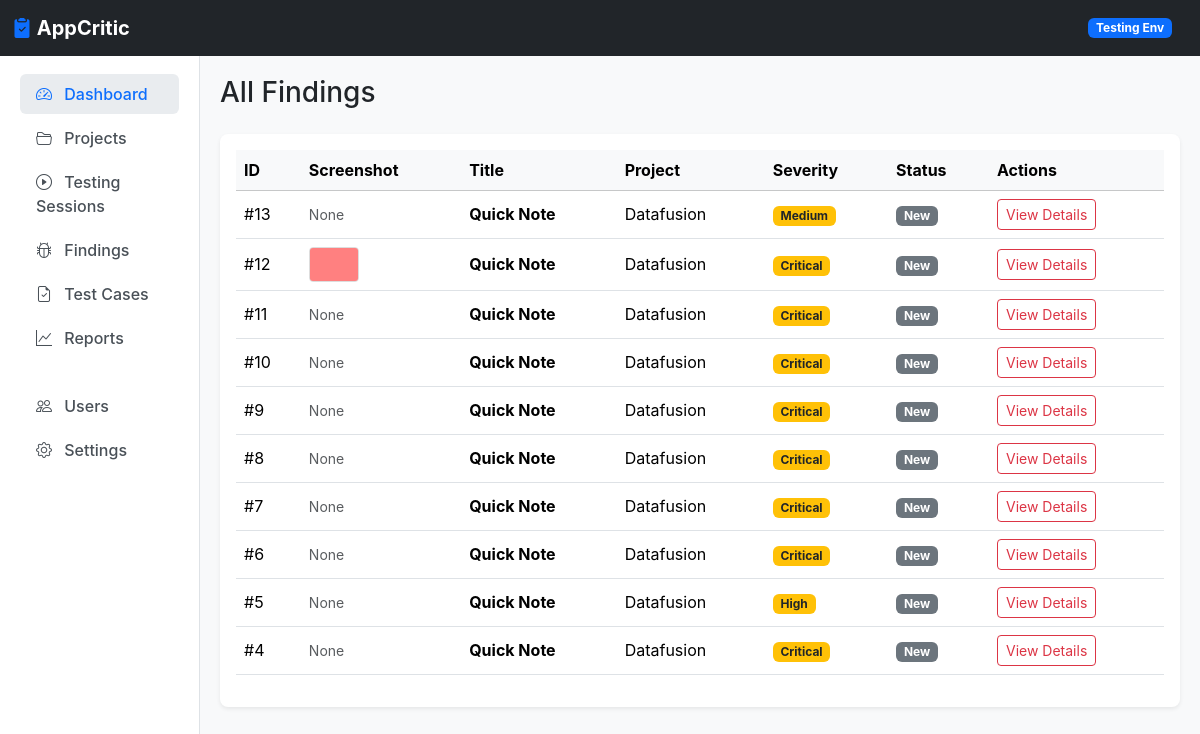
Screenshot of /finding/ with the database file from the repository.
### findings/models.py (models this page shows, shortened)
class Finding(models.Model):
    CATEGORY_CHOICES = [
        ('BUG', 'Bug'),
        ('USABILITY', 'Usability'),
        ('UI_UX', 'UI/UX'),
        ('DATA_QUALITY', 'Data Quality'),
        ('PERFORMANCE', 'Performance'),
        ('ACCESSIBILITY', 'Accessibility'),
        ('SECURITY', 'Security'),
        ('FUNCTIONAL', 'Functional'),
        ('REQUIREMENT', 'Requirement'),
        ('IMPROVEMENT', 'Improvement'),
        ('OTHER', 'Other'),
    ]
    STATUS_CHOICES = [
        ('NEW', 'New'),
        ('TRIAGED', 'Triaged'),
        ('ASSIGNED', 'Assigned'),
        ('IN_PROGRESS', 'In Progress'),
        ('FIXED', 'Fixed'),
        ('READY_FOR_RETEST', 'Ready for Retest'),
        ('RETESTING', 'Retesting'),
        ('VERIFIED', 'Verified'),
        ('REOPENED', 'Reopened'),
        ('CLOSED', 'Closed'),
        ('WONT_FIX', 'Won\'t Fix'),
        ('DUPLICATE', 'Duplicate'),
    ]
    SEVERITY_CHOICES = [
        ('CRITICAL', 'Critical'),
        ('HIGH', 'High'),
        ('MEDIUM', 'Medium'),
        ('LOW', 'Low'),
        ('INFORMATIONAL', 'Informational'),
    ]
    project = models.ForeignKey('projects.Project', on_delete=models.CASCADE, related_name='findings')
    testing_session = models.ForeignKey('testing.TestingSession', on_delete=models.SET_NULL, null=True, blank=True, related_name='findings')
    module = models.ForeignKey('testing.Module', on_delete=models.SET_NULL, null=True, blank=True, related_name='findings')
    reporter = models.ForeignKey(settings.AUTH_USER_MODEL, on_delete=models.SET_NULL, null=True, related_name='reported_findings')
    assigned_to = models.ForeignKey(settings.AUTH_USER_MODEL, on_delete=models.SET_NULL, null=True, blank=True, related_name='assigned_findings')
    title = models.CharField(max_length=255, blank=True)
    description = models.TextField()
    category = models.CharField(max_length=50, choices=CATEGORY_CHOICES, default='BUG')
    severity = models.CharField(max_length=50, choices=SEVERITY_CHOICES, default='MEDIUM')
    priority = models.CharField(max_length=50, blank=True)
    status = models.CharField(max_length=50, choices=STATUS_CHOICES, default='NEW')
    expected_behavior = models.TextField(blank=True)
    actual_behavior = models.TextField(blank=True)
    recommendation = models.TextField(blank=True)
    page_url = models.URLField(max_length=2000, blank=True)
    page_title = models.CharField(max_length=500, blank=True)
    element_identifier = models.CharField(max_length=255, blank=True)
    element_text = models.TextField(blank=True)
    element_tag = models.CharField(max_length=50, blank=True)
    element_selector = models.TextField(blank=True)
    x_position = models.IntegerField(null=True, blank=True)
    y_position = models.IntegerField(null=True, blank=True)
    viewport_width = models.IntegerField(null=True, blank=True)
    viewport_height = models.IntegerField(null=True, blank=True)
    browser = models.CharField(max_length=100, blank=True)
    operating_system = models.CharField(max_length=100, blank=True)
    created_at = models.DateTimeField(auto_now_add=True)
    updated_at = models.DateTimeField(auto_now=True)
    resolved_at = models.DateTimeField(null=True, blank=True)
    verified_at = models.DateTimeField(null=True, blank=True)

### projects/models.py (models this page shows, shortened)
class Project(models.Model):
    ENVIRONMENT_CHOICES = [
        ('Development', 'Development'),
        ('Testing', 'Testing'),
        ('Staging', 'Staging'),
        ('Production', 'Production'),
    ]
    organization = models.ForeignKey('organizations.Organization', on_delete=models.CASCADE, related_name='projects')
    name = models.CharField(max_length=255)
    description = models.TextField(blank=True)
    target_url = models.URLField()
    environment = models.CharField(max_length=50, choices=ENVIRONMENT_CHOICES, default='Testing')
    status = models.CharField(max_length=50, default='Active')
    created_by = models.ForeignKey(settings.AUTH_USER_MODEL, on_delete=models.SET_NULL, null=True, related_name='created_projects')
    created_at = models.DateTimeField(auto_now_add=True)
    updated_at = models.DateTimeField(auto_now=True)

### evidence/models.py (models this page shows, shortened)
class Evidence(models.Model):
    EVIDENCE_TYPE_CHOICES = [
        ('SCREENSHOT', 'Screenshot'),
        ('VIDEO', 'Video'),
        ('DOCUMENT', 'Document'),
        ('LOG', 'Log'),
        ('OTHER', 'Other'),
    ]
    finding = models.ForeignKey('findings.Finding', on_delete=models.CASCADE, related_name='evidence')
    file = models.FileField(upload_to='evidence/')
    evidence_type = models.CharField(max_length=50, choices=EVIDENCE_TYPE_CHOICES, default='SCREENSHOT')
    description = models.TextField(blank=True)
    uploaded_by = models.ForeignKey(settings.AUTH_USER_MODEL, on_delete=models.SET_NULL, null=True, related_name='uploaded_evidence')
    created_at = models.DateTimeField(auto_now_add=True)

### findings/views.py (the view)
# urls.py: path('', views.finding_list, name='finding_list'),
def finding_list(request):
    findings = Finding.objects.all().order_by('-created_at')
    return render(request, 'finding_list.html', {'findings': findings})

### templates/finding_list.html (shortened to what this page needs)
{% extends 'base.html' %}
{% block content %}
<div class="d-flex justify-content-between align-items-center mb-4">
    <h2 class="h3 mb-0 text-gray-800">All Findings</h2>
</div>
<div class="card shadow-sm">
    <div class="card-body">
        <div class="table-responsive">
            <table class="table table-hover align-middle">
                <thead class="table-light">
                    <tr>
                        <th>ID</th>
                        <th>Screenshot</th>
                        <th>Title</th>
                        <th>Project</th>
                        <th>Severity</th>
                        <th>Status</th>
                        <th>Actions</th>
                    </tr>
                </thead>
                <tbody>
                    {% for finding in findings %}
                    <tr>
                        <td>#{{ finding.id }}</td>
                        <td>
                            {% if finding.evidence.first %}
                            <img src="{{ finding.evidence.first.file.url }}" alt="thumb" style="width: 50px; height: 35px; object-fit: cover; border-radius: 4px; border: 1px solid #ddd;">
                            {% else %}
                            <span class="text-muted small">None</span>
                            {% endif %}
                        </td>
                        <td><strong>{{ finding.title }}</strong></td>
                        <td>{{ finding.project.name }}</td>
                        <td><span class="badge bg-warning text-dark">{{ finding.get_severity_display }}</span></td>
                        <td><span class="badge bg-secondary">{{ finding.get_status_display }}</span></td>
                        <td>
                            <a href="{% url 'finding_detail' finding.id %}" class="btn btn-sm btn-outline-danger">View Details</a>
                        </td>
                    </tr>
                    {% empty %}
                    <tr><td colspan="6" class="text-center py-4 text-muted">No findings recorded yet.</td></tr>
                    {% endfor %}
                </tbody>
            </table>
        </div>
    </div>
</div>
{% endblock %}

### templates/base.html (shortened to what this page needs)
<!DOCTYPE html>
<html lang="en">
<head>
    <link href="https://cdn.jsdelivr.net/npm/bootstrap@5.3.2/dist/css/bootstrap.min.css" rel="stylesheet">
    <link href="https://cdn.jsdelivr.net/npm/bootstrap-icons@1.11.1/font/bootstrap-icons.css" rel="stylesheet">
</head>
<body>
    <nav class="navbar navbar-expand-lg navbar-dark bg-dark sticky-top">
        <div class="container-fluid">
            <a class="navbar-brand fw-bold" href="/"><i class="bi bi-clipboard2-check-fill text-primary"></i> AppCritic</a>
            <div class="d-flex align-items-center text-white">
                <span class="badge bg-primary me-3">Testing Env</span>
            </div>
        </div>
    </nav>
    <div class="container-fluid">
        <div class="row">
            <nav class="col-md-3 col-lg-2 d-md-block sidebar collapse">
                <div class="position-sticky pt-3">
                    <ul class="nav flex-column">
                        <li class="nav-item">
                            <a class="nav-link active" href="/"><i class="bi bi-speedometer2 me-2"></i> Dashboard</a>
                        </li>
                        <li class="nav-item">
                            <a class="nav-link" href="{% url 'project_list' %}"><i class="bi bi-folder2-open me-2"></i> Projects</a>
                        </li>
                        <li class="nav-item">
                            <a class="nav-link" href="{% url 'session_list' %}"><i class="bi bi-play-circle me-2"></i> Testing Sessions</a>
                        </li>
                        <li class="nav-item">
                            <a class="nav-link" href="{% url 'finding_list' %}"><i class="bi bi-bug me-2"></i> Findings</a>
                        </li>
                        <li class="nav-item">
                            <a class="nav-link" href="{% url 'test_case_list' %}"><i class="bi bi-file-earmark-check me-2"></i> Test Cases</a>
                        </li>
                        <li class="nav-item">
                            <a class="nav-link" href="{% url 'report_center' %}"><i class="bi bi-graph-up me-2"></i> Reports</a>
                        </li>
                        <li class="nav-item mt-4">
                            <a class="nav-link" href="{% url 'user_list' %}"><i class="bi bi-people me-2"></i> Users</a>
                        </li>
                        <li class="nav-item">
                            <a class="nav-link" href="{% url 'settings' %}"><i class="bi bi-gear me-2"></i> Settings</a>
                        </li>
                    </ul>
                </div>
            </nav>
            <main class="col-md-9 ms-sm-auto col-lg-10 main-content">
                {% block content %}
                {% endblock %}
            </main>
        </div>
    </div>
</body>
</html>

### templates/base.html (style rules this page uses)
body { background-color: #f8f9fa; font-family: 'Inter', system-ui, sans-serif; }
.sidebar { min-height: calc(100vh - 56px); background-color: #fff; border-right: 1px solid #dee2e6; }
.sidebar .nav-link { color: #495057; font-weight: 500; border-radius: 6px; margin: 2px 8px; }
.sidebar .nav-link.active { background-color: #e9ecef; color: #0d6efd; }
.main-content { padding: 20px; }
.card { border: none; box-shadow: 0 0.125rem 0.25rem rgba(0, 0, 0, 0.075); border-radius: 8px; }

### rows the page displays
Finding: id "13", shows "None", title "Quick Note", project.name "Datafusion", severity "Medium", status "New"
Finding: id "12", evidence.first.file (picture), title "Quick Note", project.name "Datafusion", severity "Critical", status "New"
Finding: id "11", shows "None", title "Quick Note", project.name "Datafusion", severity "Critical", status "New"
Finding: id "10", shows "None", title "Quick Note", project.name "Datafusion", severity "Critical", status "New"
Finding: id "9", shows "None", title "Quick Note", project.name "Datafusion", severity "Critical", status "New"
Finding: id "8", shows "None", title "Quick Note", project.name "Datafusion", severity "Critical", status "New"
Finding: id "7", shows "None", title "Quick Note", project.name "Datafusion", severity "Critical", status "New"
Finding: id "6", shows "None", title "Quick Note", project.name "Datafusion", severity "Critical", status "New"
Finding: id "5", shows "None", title "Quick Note", project.name "Datafusion", severity "High", status "New"
Finding: id "4", shows "None", title "Quick Note", project.name "Datafusion", severity "Critical", status "New"
